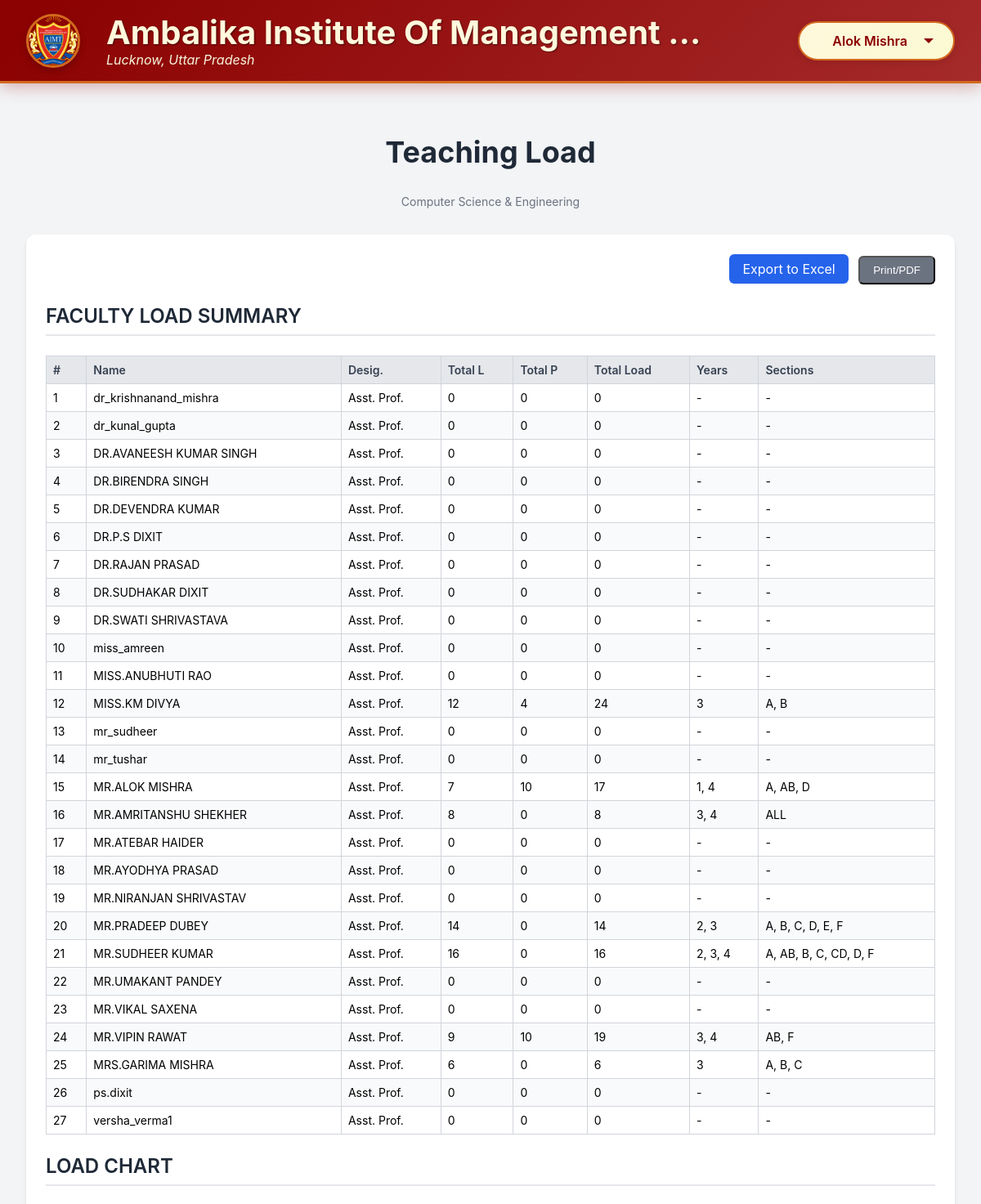
The app's page /hod/faculty_load.php (signed in, upper part) with its own data.
### tables this page shows
CREATE TABLE IF NOT EXISTS `hod` (
  `hod_id` int NOT NULL AUTO_INCREMENT,
  `user_id` int NOT NULL,
  `branch_id` int NOT NULL,
  `hod_name` varchar(100) NOT NULL,
  `email` varchar(100) NOT NULL,
  `created_by` int NOT NULL,
  `created_at` timestamp NULL DEFAULT CURRENT_TIMESTAMP,
  `college_name` varchar(255) DEFAULT NULL,
  `address` varchar(255) DEFAULT NULL,
  `college_logo` varchar(255) DEFAULT NULL,
  PRIMARY KEY (`hod_id`),
  UNIQUE KEY `email` (`email`),
  KEY `user_id` (`user_id`),
  KEY `branch_id` (`branch_id`),
  KEY `created_by` (`created_by`),
  CONSTRAINT `hod_ibfk_1` FOREIGN KEY (`user_id`) REFERENCES `users` (`user_id`) ON DELETE CASCADE,
  CONSTRAINT `hod_ibfk_2` FOREIGN KEY (`branch_id`) REFERENCES `branches` (`branch_id`) ON DELETE CASCADE,
  CONSTRAINT `hod_ibfk_3` FOREIGN KEY (`created_by`) REFERENCES `users` (`user_id`) ON DELETE RESTRICT
);

CREATE TABLE IF NOT EXISTS `branches` (
  `branch_id` int NOT NULL AUTO_INCREMENT,
  `branch_name` varchar(100) NOT NULL,
  `created_at` timestamp NULL DEFAULT CURRENT_TIMESTAMP,
  PRIMARY KEY (`branch_id`),
  UNIQUE KEY `branch_name` (`branch_name`)
);

CREATE TABLE IF NOT EXISTS `faculty` (
  `faculty_id` int NOT NULL AUTO_INCREMENT,
  `user_id` int NOT NULL,
  `branch_id` int NOT NULL,
  `faculty_name` varchar(100) NOT NULL,
  `email` varchar(100) NOT NULL,
  `created_by` int NOT NULL,
  `created_at` timestamp NULL DEFAULT CURRENT_TIMESTAMP,
  `password` varchar(100) DEFAULT NULL,
  `is_coordinator` tinyint(1) DEFAULT '0',
  PRIMARY KEY (`faculty_id`),
  UNIQUE KEY `email` (`email`),
  KEY `user_id` (`user_id`),
  KEY `branch_id` (`branch_id`),
  KEY `created_by` (`created_by`),
  CONSTRAINT `faculty_ibfk_1` FOREIGN KEY (`user_id`) REFERENCES `users` (`user_id`) ON DELETE CASCADE,
  CONSTRAINT `faculty_ibfk_2` FOREIGN KEY (`branch_id`) REFERENCES `branches` (`branch_id`) ON DELETE CASCADE,
  CONSTRAINT `faculty_ibfk_3` FOREIGN KEY (`created_by`) REFERENCES `users` (`user_id`) ON DELETE RESTRICT
);

### hod/faculty_load.php (the view, shortened to what this page needs)
<?php
include '../include/db.php';
include 'header.php';
$query = "SELECT h.branch_id, h.hod_name, h.college_name, h.address, h.college_logo, b.branch_name FROM hod h JOIN branches b ON h.branch_id = b.branch_id WHERE h.user_id = " . (int)$_SESSION['user_id'];
$result = mysqli_query($conn, $query);
$hod_data = mysqli_fetch_assoc($result);
$branch_id = $hod_data['branch_id'];
$summary_query = "
    SELECT f.faculty_id, f.faculty_name, 'Asst. Prof.' AS desig,
        COALESCE(SUM(fld.l_hours),0) AS total_l,
        COALESCE(SUM(fld.p_hours),0) AS total_p,
        COALESCE(SUM(fld.total_load),0) AS total_load,
        GROUP_CONCAT(DISTINCT fld.year ORDER BY fld.year SEPARATOR ', ') AS years,
        GROUP_CONCAT(DISTINCT fld.section ORDER BY fld.section SEPARATOR ', ') AS sections
    FROM faculty f
    LEFT JOIN faculty_load_details fld ON f.faculty_id = fld.faculty_id
    WHERE f.branch_id = $branch_id
    GROUP BY f.faculty_id
    ORDER BY f.faculty_name
";
$summary_res = mysqli_query($conn, $summary_query);
$faculty_summary = [];
if ($summary_res) {
    while ($r = mysqli_fetch_assoc($summary_res)) {
        $faculty_summary[] = $r;
    }
}
?>
<div class="dashboard-container">
    <div class="text-center-container">
        <h2 class="title">Teaching Load</h2>
        <p class="subtitle"><?php echo htmlspecialchars($hod_data['branch_name']); ?></p>
    </div>
    <section class="section-container">
        <div class="export-buttons">
            <a href="?export=excel" class="export-btn">Export to Excel</a>
            <button onclick="window.print()" class="print-btn">Print/PDF</button>
        </div>
            <h3 class="section-title">FACULTY LOAD SUMMARY</h3>
            <?php if (empty($faculty_summary)): ?>
                <div class="no-data-message">No faculty load summary available.</div>
            <?php else: ?>
                <table class="load-table" style="min-width:800px;margin-bottom:1.25rem">
                    <thead>
                        <tr>
                            <th>#</th>
                            <th>Name</th>
                            <th>Desig.</th>
                            <th>Total L</th>
                            <th>Total P</th>
                            <th>Total Load</th>
                            <th>Years</th>
                            <th>Sections</th>
                        </tr>
                    </thead>
                    <tbody>
                        <?php $idx = 1; foreach ($faculty_summary as $fs): ?>
                            <tr>
                                <td><?php echo $idx++; ?></td>
                                <td><?php echo htmlspecialchars($fs['faculty_name']); ?></td>
                                <td><?php echo htmlspecialchars($fs['desig']); ?></td>
                                <td><?php echo intval($fs['total_l']); ?></td>
                                <td><?php echo intval($fs['total_p']); ?></td>
                                <td><?php echo intval($fs['total_load']); ?></td>
                                <td><?php echo $fs['years'] ? htmlspecialchars($fs['years']) : '-'; ?></td>
                                <td><?php echo $fs['sections'] ? htmlspecialchars($fs['sections']) : '-'; ?></td>
                            </tr>
                        <?php endforeach; ?>
                    </tbody>
                </table>
            <?php endif; ?>
        <h3 class="section-title">LOAD CHART</h3>
    </section>
</div>
<?php include 'footer.php'; ?>

### hod/header.php (shortened to what this page needs)
<?php
include __DIR__ . '/../include/db.php';
$user_name = "User Profile";
$college_name = "College Name";
$college_address = "College Address";
$college_logo = "https://placehold.co/100x100/A0AEC0/4A5563?text=U";
if (isset($_SESSION['user_id']) && isset($_SESSION['role'])) {
    if ($_SESSION['role'] === 'hod') {
        $query = "SELECT hod_name, college_name, address, college_logo FROM hod WHERE user_id = " . (int)$_SESSION['user_id'];
        $result = mysqli_query($conn, $query);
        if ($result && mysqli_num_rows($result) > 0) {
            $user_data = mysqli_fetch_assoc($result);
            $user_name = htmlspecialchars($user_data['hod_name']);
            $college_name = htmlspecialchars($user_data['college_name']);
            $college_address = htmlspecialchars($user_data['address']);
            $logo_filename = trim($user_data['college_logo']);
            if (!empty($logo_filename) && file_exists(__DIR__ . '/../Logo/' . $logo_filename)) {
                $college_logo = '../Logo/' . htmlspecialchars($logo_filename);
            } elseif (!empty($logo_filename) && file_exists(__DIR__ . '/../logo/' . $logo_filename)) {
                $college_logo = '../logo/' . htmlspecialchars($logo_filename);
            } else {
                $college_logo = $college_logo;
            }
        }
    }
}
?>
<!DOCTYPE html>
<html lang="en">
<head>
</head>
<body>
    <header class="header-container">
        <div class="header-left">
            <img class="college-logo" src="<?php echo htmlspecialchars($college_logo); ?>" alt="College Logo">
            <div class="college-info">
                <span class="college-name"><?php echo $college_name; ?></span>
                <span class="college-address"><?php echo $college_address; ?></span>
            </div>
        </div>
        <div class="header-right">
            <div id="profile-menu-button" class="profile-button">
                <span class="profile-name"><?php echo $user_name; ?></span>
                <div class="profile-arrow"></div>
            </div>
        </div>
    </header>
</body>
</html>

### hod/header.php (style rules this page uses)
body { font-family: -apple-system, BlinkMacSystemFont, "Segoe UI", Roboto, Helvetica, Arial, sans-serif; background-color: #821d07ff; margin: 0; padding: 0; }
.header-container { background: linear-gradient(135deg, #8B0000 0%, #A52A2A 100%); box-shadow: 0 4px 20px rgba(139, 0, 0, 0.3); padding: 1rem 2rem; display: flex; justify-content: space-between; align-items: center; position: sticky; top: 0; z-index: 1000; border-bottom: 3px solid #D2691E; }
.header-left { display: flex; align-items: center; flex-grow: 1; flex-basis: 0; min-width: 0; max-width: 75%; }
.college-logo { width: 60px; height: 60px; border-radius: 50%; object-fit: cover; margin-right: 1rem; border: 3px solid #D2691E; flex-shrink: 0; box-shadow: 0 4px 8px rgba(0, 0, 0, 0.2); }
.college-info { display: flex; flex-direction: column; line-height: 1.2; min-width: 0; flex-grow: 1; }
.college-name { font-size: 2.5rem; font-weight: 700; color: #FFF8DC; white-space: nowrap; overflow: hidden; text-overflow: ellipsis; padding-left: 1rem; text-shadow: 1px 1px 2px rgba(0, 0, 0, 0.5); }
.college-address { font-size: 1rem; color: #F5F5DC; white-space: nowrap; overflow: hidden; text-overflow: ellipsis; padding-left: 1rem; font-style: italic; }
.header-right { position: relative; display: flex; align-items: center; margin-left: 1rem; flex-shrink: 0; }
.profile-button { cursor: pointer; padding: 0.75rem 1.5rem; background: linear-gradient(135deg, #FFF8DC 0%, #FAFAD2 100%); border: 2px solid #D2691E; border-radius: 25px; display: flex; align-items: center; transition: all 0.3s ease-in-out; min-width: 140px; justify-content: flex-end; position: relative; box-shadow: 0 2px 10px rgba(0, 0, 0, 0.1); }
.profile-name { font-size: 1rem; font-weight: 600; color: #8B0000; margin-right: 0.75rem; white-space: nowrap; overflow: hidden; text-overflow: ellipsis; }
.profile-arrow { width: 0; height: 0; border-left: 6px solid transparent; border-right: 6px solid transparent; border-top: 6px solid #8B0000; margin-left: 0.5rem; transition: transform 0.3s ease-in-out; }

### hod/faculty_load.php (style rules this page uses)
body { font-family: -apple-system, BlinkMacSystemFont, "Segoe UI", Roboto, Helvetica, Arial, sans-serif; background-color: #f3f4f6; margin: 0; padding: 0; }
.dashboard-container { padding: 2rem; max-width: 1400px; margin: 0 auto; }
.text-center-container { text-align: center; margin-bottom: 2rem; }
.title { font-size: 2.25rem; font-weight: 700; color: #1f2937; }
.subtitle { font-size: 0.875rem; color: #6b7280; margin-top: 0.5rem; }
.export-buttons { text-align: right; margin-bottom: 1rem; }
.export-btn { display: inline-block; padding: 0.5rem 1rem; background-color: #2563eb; color: white; text-decoration: none; border-radius: 0.375rem; margin-left: 0.5rem; transition: background-color 0.2s; }
.print-btn { display: inline-block; padding: 0.5rem 1rem; background-color: #6b7280; color: white; text-decoration: none; border-radius: 0.375rem; margin-left: 0.5rem; transition: background-color 0.2s; cursor: pointer; }
.section-container { margin-top: 2rem; background-color: #fff; border-radius: 0.75rem; box-shadow: 0 4px 6px -1px rgba(0, 0, 0, 0.1), 0 2px 4px -1px rgba(0, 0, 0, 0.06); padding: 1.5rem; overflow-x: auto; }
.section-title { font-size: 1.5rem; font-weight: 600; color: #1f2937; border-bottom: 2px solid #e5e7eb; padding-bottom: 0.5rem; margin-bottom: 1.5rem; }
.load-table { width: 100%; border-collapse: collapse; font-size: 0.875rem; min-width: 1200px; }
.load-table th, .load-table td { border: 1px solid #d1d5db; padding: 0.5rem; text-align: left; vertical-align: top; white-space: pre-wrap; }
.load-table thead th { background-color: #e5e7eb; font-weight: 600; color: #374151; }
.load-table tbody tr:nth-child(even) { background-color: #f9fafb; }

### records on screen
hod: college_logo (picture), college_name "Ambalika Institute Of Management…", address "Lucknow, Uttar Pradesh", hod_name "Alok Mishra"
branches: branch_name "Computer Science & Engineering"
faculty: faculty_name "dr_krishnanand_mishra", desig "Asst. Prof.", total_l "0", total_p "0", total_load "0"
faculty: faculty_name "dr_kunal_gupta", desig "Asst. Prof.", total_l "0", total_p "0", total_load "0"
faculty: faculty_name "DR.AVANEESH KUMAR SINGH", desig "Asst. Prof.", total_l "0", total_p "0", total_load "0"
faculty: faculty_name "DR.BIRENDRA SINGH", desig "Asst. Prof.", total_l "0", total_p "0", total_load "0"
faculty: faculty_name "DR.DEVENDRA KUMAR", desig "Asst. Prof.", total_l "0", total_p "0", total_load "0"
faculty: faculty_name "DR.P.S DIXIT", desig "Asst. Prof.", total_l "0", total_p "0", total_load "0"
faculty: faculty_name "DR.RAJAN PRASAD", desig "Asst. Prof.", total_l "0", total_p "0", total_load "0"
faculty: faculty_name "DR.SUDHAKAR DIXIT", desig "Asst. Prof.", total_l "0", total_p "0", total_load "0"
faculty: faculty_name "DR.SWATI SHRIVASTAVA", desig "Asst. Prof.", total_l "0", total_p "0", total_load "0"
faculty: faculty_name "miss_amreen", desig "Asst. Prof.", total_l "0", total_p "0", total_load "0"
faculty: faculty_name "MISS.ANUBHUTI RAO", desig "Asst. Prof.", total_l "0", total_p "0", total_load "0"
faculty: faculty_name "MISS.KM DIVYA", desig "Asst. Prof.", total_l "12", total_p "4", total_load "24", years "3", sections "A, B"
faculty: faculty_name "mr_sudheer", desig "Asst. Prof.", total_l "0", total_p "0", total_load "0"
faculty: faculty_name "mr_tushar", desig "Asst. Prof.", total_l "0", total_p "0", total_load "0"
faculty: faculty_name "MR.ALOK MISHRA", desig "Asst. Prof.", total_l "7", total_p "10", total_load "17", years "1, 4", sections "A, AB, D"
faculty: faculty_name "MR.AMRITANSHU SHEKHER", desig "Asst. Prof.", total_l "8", total_p "0", total_load "8", years "3, 4", sections "ALL"
faculty: faculty_name "MR.ATEBAR HAIDER", desig "Asst. Prof.", total_l "0", total_p "0", total_load "0"
faculty: faculty_name "MR.AYODHYA PRASAD", desig "Asst. Prof.", total_l "0", total_p "0", total_load "0"
faculty: faculty_name "MR.NIRANJAN SHRIVASTAV", desig "Asst. Prof.", total_l "0", total_p "0", total_load "0"
faculty: faculty_name "MR.PRADEEP DUBEY", desig "Asst. Prof.", total_l "14", total_p "0", total_load "14", years "2, 3", sections "A, B, C, D, E, F"
faculty: faculty_name "MR.SUDHEER KUMAR", desig "Asst. Prof.", total_l "16", total_p "0", total_load "16", years "2, 3, 4", sections "A, AB, B, C, CD, D, F"
faculty: faculty_name "MR.UMAKANT PANDEY", desig "Asst. Prof.", total_l "0", total_p "0", total_load "0"
faculty: faculty_name "MR.VIKAL SAXENA", desig "Asst. Prof.", total_l "0", total_p "0", total_load "0"
faculty: faculty_name "MR.VIPIN RAWAT", desig "Asst. Prof.", total_l "9", total_p "10", total_load "19", years "3, 4", sections "AB, F"
faculty: faculty_name "MRS.GARIMA MISHRA", desig "Asst. Prof.", total_l "6", total_p "0", total_load "6", years "3", sections "A, B, C"
faculty: faculty_name "ps.dixit", desig "Asst. Prof.", total_l "0", total_p "0", total_load "0"
faculty: faculty_name "versha_verma1", desig "Asst. Prof.", total_l "0", total_p "0", total_load "0"
